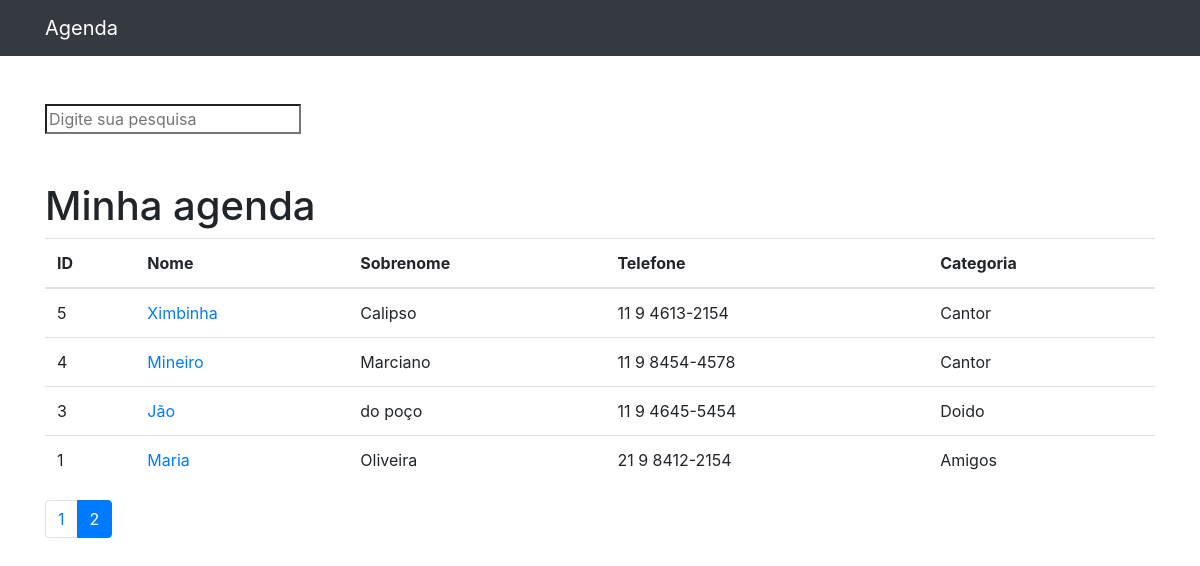
Screenshot of /?p=2&termo= with the database file from the repository.
### contatos/models.py (models this page shows, shortened)
class Contato(models.Model):
    nome = models.CharField(max_length=255)
    sobrenome = models.CharField(max_length=255, blank=True)
    telefone = models.CharField(max_length=255)
    email = models.CharField(max_length=255, blank=True)
    data_criacao = models.DateTimeField(default=timezone.now)
    descricao = models.TextField(blank=True)
    categoria = models.ForeignKey(Categoria, on_delete=models.DO_NOTHING)
    mostrar = models.BooleanField(default=True)
    foto = models.ImageField(blank=True, upload_to='fotos/%Y/%m/d')

class Categoria(models.Model):
    nome = models.CharField(max_length=255)
    def __str__(self):
        return self.nome

### contatos/views.py (the view)
# urls.py: path('', views.index, name='index'),
def index(request):
    contatos = Contato.objects.order_by('-id').filter(
        mostrar=True
    )
    paginator = Paginator(contatos, 7)
    page = request.GET.get('p')
    contatos = paginator.get_page(page)
    return render(request, 'contatos/index.html', {
        'contatos': contatos
    })

### contatos/templates/contatos/index.html
{% extends 'base.html'%}
{%block 'conteudo'%}
<h1 class="mt-5">Minha agenda</h1>
    <table class="table">
      <thead>
        <tr>
          <th>ID</th>
          <th>Nome</th>
          <th>Sobrenome</th>
          <th>Telefone</th>
          <th>Categoria</th>
        </tr>
      </thead>
      <tbody>
      {% for contato in contatos%}
          <tr>
            <td>{{contato.id}}</td>
            <td>
              <a href="{% url 'ver_contato' contato.id %}"> {{ contato.nome}}</a>
            </td>
            <td>{{ contato.sobrenome }}</td>
            <td>{{ contato.telefone }}</td>
            <td>{{ contato.categoria }}</td>
          </tr>
      {% endfor %}
      </tbody>
    </table>
<nav aria-label="Page navigation example">
  <ul class="pagination">
    {% for pagina in contatos.paginator.page_range%}
      {%if contatos.number == pagina %}
        <li class="page-item active">
          <a class="page-link" href="?p={{ pagina }}&termo={{ request.GET.termo }}">{{ pagina }}</a>
         </li>
      {% else %}
        <li class="page-item">
          <a class="page-link" href="?p={{ pagina }}&termo={{ request.GET.termo }}">{{ pagina }}</a>
         </li>
      {%endif%}
    {%endfor%}
  </ul>
</nav>
{%endblock%}

### rows the page displays
Contato: id "5", nome "Ximbinha", sobrenome "Calipso", telefone "11 9 4613-2154", categoria "Cantor"
Contato: id "4", nome "Mineiro", sobrenome "Marciano", telefone "11 9 8454-4578", categoria "Cantor"
Contato: id "3", nome "Jão", sobrenome "do poço", telefone "11 9 4645-5454", categoria "Doido"
Contato: id "1", nome "Maria", sobrenome "Oliveira", telefone "21 9 8412-2154", categoria "Amigos"

### other values shown
{{ pagina }} "1"
{{ pagina }} "2"
